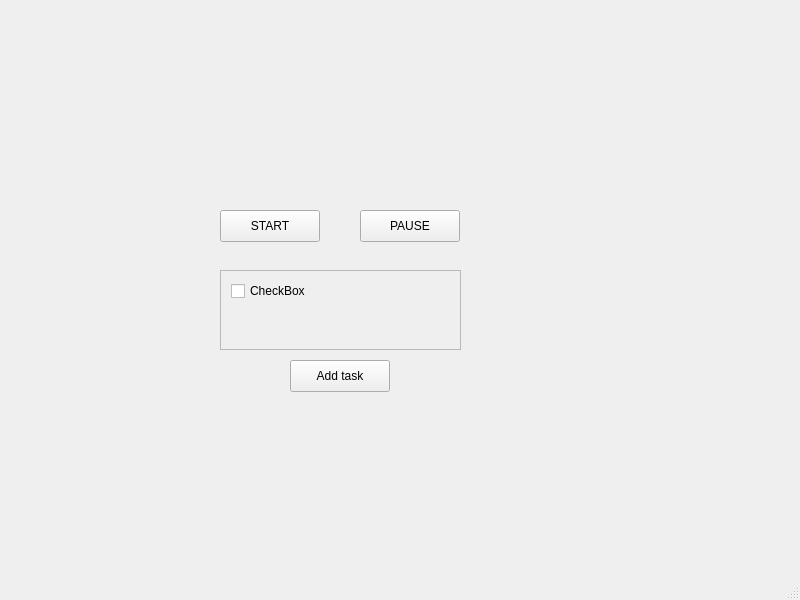
<?xml version="1.0" encoding="UTF-8"?>
<ui version="4.0">
 <class>MainWindow</class>
 <widget class="QMainWindow" name="MainWindow">
  <property name="geometry">
   <rect>
    <x>0</x>
    <y>0</y>
    <width>800</width>
    <height>600</height>
   </rect>
  </property>
  <property name="windowTitle">
   <string>MainWindow</string>
  </property>
  <widget class="QWidget" name="centralwidget">
   <widget class="QPushButton" name="pushButton">
    <property name="geometry">
     <rect>
      <x>220</x>
      <y>210</y>
      <width>100</width>
      <height>32</height>
     </rect>
    </property>
    <property name="text">
     <string>START</string>
    </property>
   </widget>
   <widget class="QPushButton" name="pushButton_2">
    <property name="geometry">
     <rect>
      <x>360</x>
      <y>210</y>
      <width>100</width>
      <height>32</height>
     </rect>
    </property>
    <property name="text">
     <string>PAUSE</string>
    </property>
   </widget>
   <widget class="QPushButton" name="pushButton_3">
    <property name="geometry">
     <rect>
      <x>290</x>
      <y>360</y>
      <width>100</width>
      <height>32</height>
     </rect>
    </property>
    <property name="text">
     <string>Add task</string>
    </property>
   </widget>
   <widget class="QScrollArea" name="scrollArea">
    <property name="geometry">
     <rect>
      <x>220</x>
      <y>270</y>
      <width>241</width>
      <height>80</height>
     </rect>
    </property>
    <property name="widgetResizable">
     <bool>true</bool>
    </property>
    <widget class="QWidget" name="scrollAreaWidgetContents">
     <property name="geometry">
      <rect>
       <x>0</x>
       <y>0</y>
       <width>239</width>
       <height>78</height>
      </rect>
     </property>
     <widget class="QCheckBox" name="checkBox">
      <property name="geometry">
       <rect>
        <x>10</x>
        <y>10</y>
        <width>85</width>
        <height>20</height>
       </rect>
      </property>
      <property name="text">
       <string>CheckBox</string>
      </property>
     </widget>
    </widget>
   </widget>
  </widget>
  <widget class="QMenuBar" name="menubar">
   <property name="geometry">
    <rect>
     <x>0</x>
     <y>0</y>
     <width>800</width>
     <height>38</height>
    </rect>
   </property>
  </widget>
  <widget class="QStatusBar" name="statusbar"/>
 </widget>
 <resources/>
 <connections/>
</ui>
